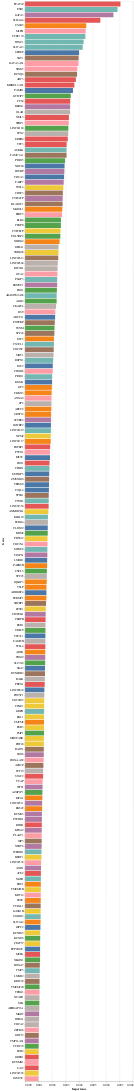

The notebook cell saved with this chart:
### Code cell
alt.Chart(feature_data).mark_bar().encode(
    y= alt.Y("Feature", sort=alt.EncodingSortField(field="Importance", op="count", order='ascending'), title="Gene"),
    x=alt.X('Importance:Q'),
    color= alt.Color("Feature", title= "Gene", legend= None),
    tooltip = ["Feature", "Importance"]
)

### Figure 1 — Vega-Lite specification as saved in the notebook (floating-point values rounded to 4 significant figures; data arrays with more than 128 entries replaced by an {"elided": "..."} marker saying what was removed)
{"config": {"view": {"continuousWidth": 400, "continuousHeight": 300}}, "data": {"name": "data-6e72bf4631bb2962b6d8dc774644bdae"}, "mark": "bar", "encoding": {"color": {"field": "Feature", "legend": null, "title": "Gene", "type": "nominal"}, "tooltip": [{"field": "Feature", "type": "nominal"}, {"field": "Importance", "type": "quantitative"}], "x": {"field": "Importance", "type": "quantitative"}, "y": {"field": "Feature", "sort": {"field": "Importance", "op": "count", "order": "ascending"}, "title": "Gene", "type": "nominal"}}, "$schema": "https://vega.github.io/schema/vega-lite/v4.17.0.json", "datasets": {"data-6e72bf4631bb2962b6d8dc774644bdae": {"elided": "200 records"}}}
